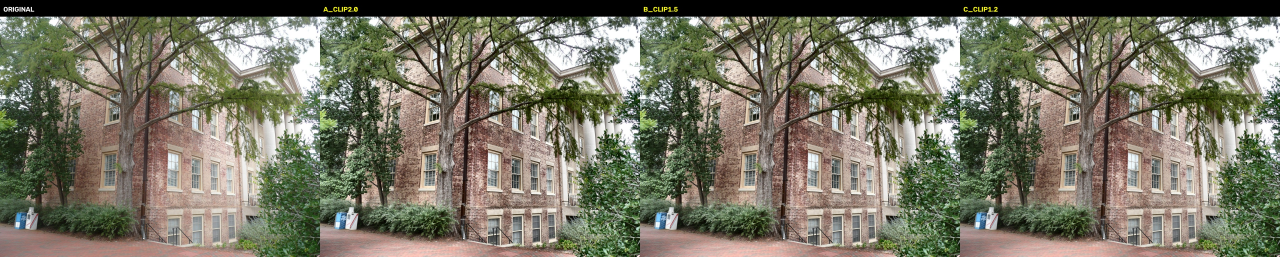
#> input picture experiments/phase6/comparison_previews/compare_P1180159.JPG, 3840 x 770 px (shown at 1/3 size)
$ python -i generate_variant_e.py   (imports and definitions only)
#> lines starting #> are read from the running program, lines starting #| are printed output that depends on the picture
#> further down, picture is the input picture: shape (770, 3840, 3); mean B, G, R 102.2, 118.9, 120.8
"""
generate_variant_e.py

Generates Person Hall Variant E:
Conservative Quality-Guided Adaptive Image Enhancement.

Selection Criteria:
  - Contrast_StdDev < 52.0
  - Baseline SIFT Features < 10,000

Selected Images (Exactly 5):
  - IMG_1179.JPG
  - IMG_1282.JPG
  - IMG_1312.JPG
  - IMG_1316.JPG
  - IMG_1323.JPG

Enhancement:
  - CLAHE in LAB color space (L channel only)
  - clipLimit = 1.2
  - tileGridSize = (8, 8)
  - Remaining 325 images copied byte-for-byte unchanged.
"""

import csv
import hashlib
import json
import logging
import os
from pathlib import Path
import shutil
import sys
import cv2
import numpy as np

PROJECT_ROOT = Path(__file__).resolve().parent.parent.parent
BASE_DIR = PROJECT_ROOT / "experiments" / "person_hall" / "baseline"
BASE_IMAGES_DIR = BASE_DIR / "images"
CONTRAST_CSV = BASE_DIR / "image_contrast.csv"
SIFT_CSV = BASE_DIR / "baseline_sift_counts.csv"

VAR_E_DIR = PROJECT_ROOT / "experiments" / "person_hall" / "variant_e"
OUT_IMAGES_DIR = VAR_E_DIR / "images"
PREVIEWS_DIR = VAR_E_DIR / "previews"
MANIFEST_PATH = VAR_E_DIR / "enhancement_manifest.json"
LOG_CSV_PATH = VAR_E_DIR / "enhancement_log.csv"
LOG_TXT_PATH = VAR_E_DIR / "enhancement.log"

EXPECTED_SELECTED = {
    "IMG_1179.JPG",
    "IMG_1282.JPG",
    "IMG_1312.JPG",
    "IMG_1316.JPG",
    "IMG_1323.JPG",
}
CLIP_LIMIT = 1.2
TILE_GRID = (8, 8)


# [18 lines left out: function setup_logging, not called in this run]


def apply_clahe_bgr(img_bgr: np.ndarray, clip: float = 1.2, grid=(8, 8)) -> np.ndarray:
    """Apply CLAHE to L channel of LAB color space, preserving A and B channels."""
#> called with clip = 1.2, grid = (8, 8)
    lab = cv2.cvtColor(img_bgr, cv2.COLOR_BGR2LAB)
#> lab: shape (770, 3840, 3); mean of channels 0, 1, 2 124.3, 125.7, 137.7
    l, a, b = cv2.split(lab)
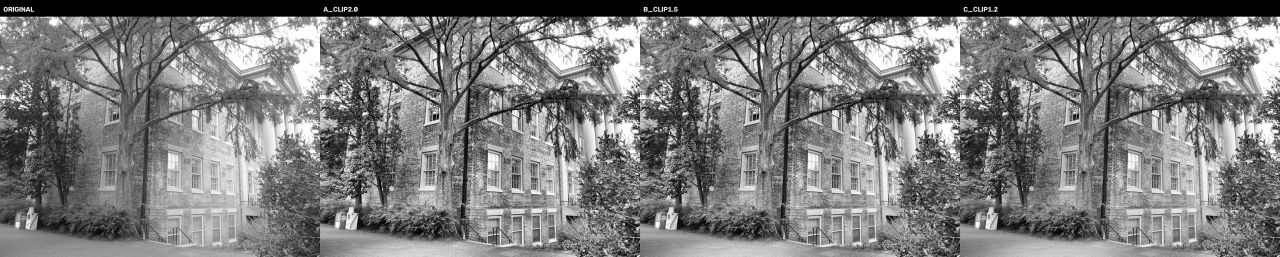
#> l: shape (770, 3840) (shown at 1/3 size); min 0, max 255, mean 124.3
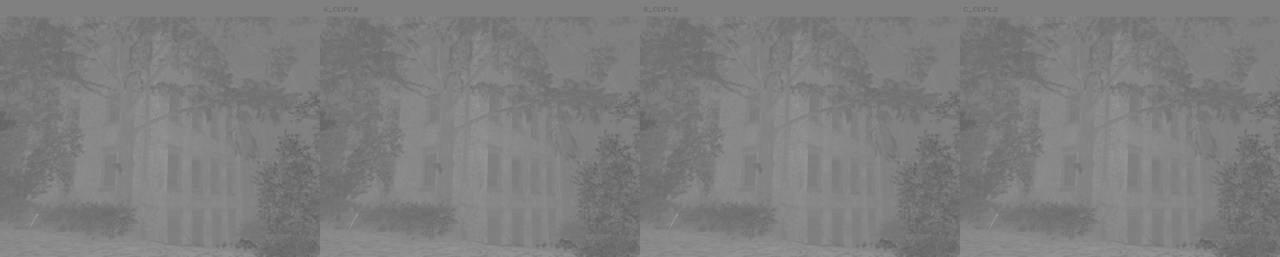
#> a: shape (770, 3840) (shown at 1/3 size); min 94, max 162, mean 125.7
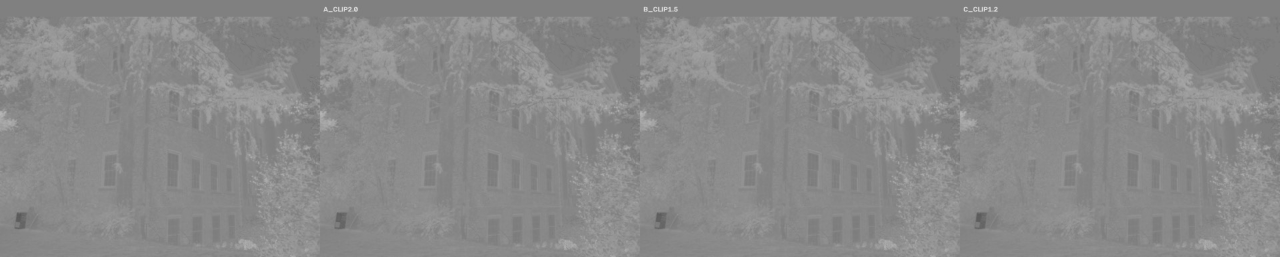
#> b: shape (770, 3840) (shown at 1/3 size); min 87, max 222, mean 137.7
    clahe = cv2.createCLAHE(clipLimit=clip, tileGridSize=grid)
    l_enh = clahe.apply(l)
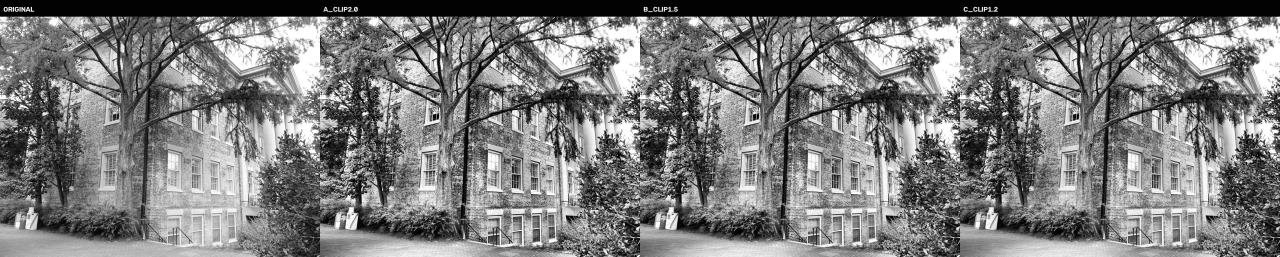
#> l_enh: shape (770, 3840) (shown at 1/3 size); min 0, max 255, mean 123.4
    return cv2.cvtColor(cv2.merge((l_enh, a, b)), cv2.COLOR_LAB2BGR)
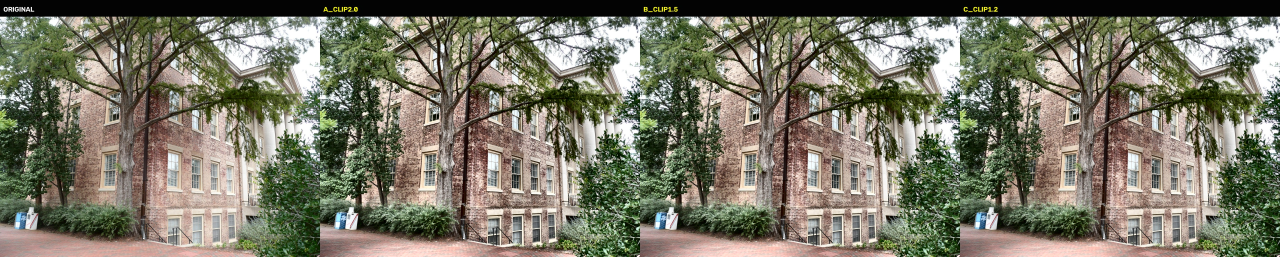
#> returned value: shape (770, 3840, 3) (shown at 1/3 size); mean B, G, R 102.3, 118.9, 120.8


# [207 lines left out: functions compute_file_sha256, main, not called in this run]


# [2 lines not run here, left out]

>>> import cv2
>>> picture = cv2.imread('../phase6/comparison_previews/compare_P1180159.JPG')
>>> result = apply_clahe_bgr(picture)
